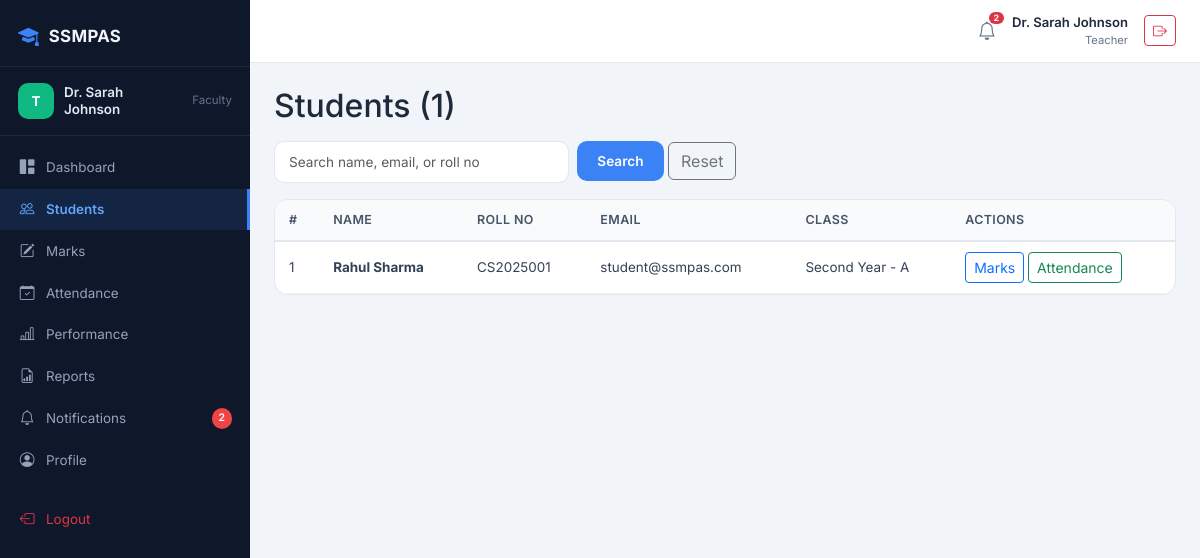
The app's page /teacher/students.php (signed in) with its own data.
### tables this page shows
CREATE TABLE `students` (
    `id` INT AUTO_INCREMENT PRIMARY KEY,
    `user_id` INT DEFAULT NULL,
    `roll_no` VARCHAR(20) DEFAULT NULL,
    `name` VARCHAR(100) NOT NULL,
    `email` VARCHAR(150) DEFAULT NULL,
    `phone` VARCHAR(20) DEFAULT NULL,
    `class_id` INT DEFAULT NULL,
    `department_id` INT DEFAULT NULL,
    `date_of_birth` DATE DEFAULT NULL,
    `gender` ENUM('Male', 'Female', 'Other') DEFAULT NULL,
    `address` TEXT DEFAULT NULL,
    `admission_date` DATE DEFAULT NULL,
    `is_active` TINYINT(1) NOT NULL DEFAULT 1,
    `created_at` TIMESTAMP DEFAULT CURRENT_TIMESTAMP,
    `updated_at` TIMESTAMP DEFAULT CURRENT_TIMESTAMP ON UPDATE CURRENT_TIMESTAMP,
    INDEX `idx_class` (`class_id`),
    INDEX `idx_dept` (`department_id`),
    INDEX `idx_roll_no` (`roll_no`),
    INDEX `idx_user` (`user_id`),
    FOREIGN KEY (`user_id`) REFERENCES `users`(`id`) ON DELETE SET NULL,
    FOREIGN KEY (`class_id`) REFERENCES `classes`(`id`) ON DELETE SET NULL,
    FOREIGN KEY (`department_id`) REFERENCES `departments`(`id`) ON DELETE SET NULL
);

CREATE TABLE `classes` (
    `id` INT AUTO_INCREMENT PRIMARY KEY,
    `name` VARCHAR(50) NOT NULL,
    `section` VARCHAR(20) DEFAULT NULL,
    `department_id` INT DEFAULT NULL,
    `academic_year` VARCHAR(20) NOT NULL,
    `is_active` TINYINT(1) NOT NULL DEFAULT 1,
    `created_at` TIMESTAMP DEFAULT CURRENT_TIMESTAMP,
    `updated_at` TIMESTAMP DEFAULT CURRENT_TIMESTAMP ON UPDATE CURRENT_TIMESTAMP,
    INDEX `idx_dept` (`department_id`),
    INDEX `idx_year` (`academic_year`),
    FOREIGN KEY (`department_id`) REFERENCES `departments`(`id`) ON DELETE SET NULL
);

### includes/helpers.php (called while the page is built, shortened)
<?php
function e($string) {
    return htmlspecialchars($string ?? '', ENT_QUOTES, 'UTF-8');
}

### teacher/students.php (the view, shortened to what this page needs)
<?php
include "../config/db.php";
include "../includes/helpers.php";
include "../includes/header.php";
include "../includes/sidebar_teacher.php";
include "../includes/topbar.php";
$search = trim($_GET['search'] ?? '');
$per_page = 10; $page = max(1,(int)($_GET['page'] ?? 1));
$where = []; $params = [];
$where_sql = $where ? ' WHERE '.implode(' AND ',$where) : '';
$count_stmt = $conn->prepare("SELECT COUNT(*) FROM students s $where_sql"); $count_stmt->execute($params); $total = (int)$count_stmt->fetchColumn();
$pag = paginate($total,$per_page,$page);
$params2 = array_merge($params, [$pag['offset'],$pag['per_page']]);
$stu = $conn->prepare("SELECT s.*, c.name AS class_name, c.section FROM students s LEFT JOIN classes c ON s.class_id=c.id $where_sql ORDER BY s.name LIMIT ?, ?");
foreach($params2 as $i=>$v){ $stu->bindValue($i+1,$v,$i>=count($params)?PDO::PARAM_INT:PDO::PARAM_STR); }
$stu->execute(); $students = $stu->fetchAll();
?>
<div class="layout"><div class="main-content"><div class="content">
<h2 class="mb-3">Students (<?= $total ?>)</h2>
<form method="GET" class="row g-2 mb-3"><div class="col-md-4"><input type="text" name="search" class="form-control" placeholder="Search name, email, or roll no" value="<?= e($search) ?>"></div><div class="col-auto"><button type="submit" class="btn btn-primary-blue">Search</button> <a href="students.php" class="btn btn-outline-secondary">Reset</a></div></form>
<div class="panel"><div class="panel-body p-0"><div class="table-responsive">
<table class="data-table"><thead><tr><th>#</th><th>Name</th><th>Roll No</th><th>Email</th><th>Class</th><th>Actions</th></tr></thead><tbody>
<?php foreach($students as $s): ?>
<tr><td><?= $s['id'] ?></td><td><strong><?= e($s['name']) ?></strong></td><td><?= e($s['roll_no']??'-') ?></td><td><?= e($s['email']??'-') ?></td><td><?= e(($s['class_name']??'-').($s['section']?' - '.$s['section']:'')) ?></td>
<td><a href="marks.php?student_id=<?= $s['id'] ?>" class="btn btn-sm btn-outline-primary">Marks</a> <a href="attendance.php?student_id=<?= $s['id'] ?>" class="btn btn-sm btn-outline-success">Attendance</a></td>
</tr>
<?php endforeach; if(!$students): ?><tr><td colspan="6" class="text-center text-muted py-4">No students found</td></tr><?php endif; ?>
</tbody></table></div></div>
</div>
</div></div></div>

### assets/css/dashboard.css (style rules this page uses)
*,*::before,*::after { box-sizing:border-box;margin:0;padding:0 }
html { scroll-behavior:smooth }
body { font-family:'Inter','Segoe UI',sans-serif;background:#f1f5f9;color:#1e293b;line-height:1.55;overflow-x:hidden }
a { text-decoration:none;color:inherit }
.layout { display:flex;min-height:100vh }
.main-content { flex:1;margin-left:250px;padding:0;display:flex;flex-direction:column;min-height:100vh }
.content { padding:24px;flex:1 }
.panel { background:#fff;border:1px solid #e2e8f0;border-radius:14px;overflow:hidden }
.panel-body { padding:20px }
.data-table { width:100%;border-collapse:collapse;font-size:.84rem }
.data-table thead th { background:#f8fafc;border-bottom:2px solid #e2e8f0;padding:10px 14px;text-align:left;font-weight:600;color:#475569;font-size:.78rem;text-transform:uppercase;letter-spacing:.03em;white-space:nowrap }
.data-table tbody td { padding:10px 14px;border-bottom:1px solid #f1f5f9;color:#334155;vertical-align:middle }
.form-control,.form-select { border:1.5px solid #e2e8f0;border-radius:10px;padding:10px 14px;font-size:.85rem;transition:.2s }
.btn-primary-blue { background:#3b82f6;color:#fff;border:none;border-radius:10px;padding:10px 20px;font-size:.85rem;font-weight:600;transition:.2s }

### records on screen
students: id "1", name "Rahul Sharma", roll_no "CS2025001", email "student@ssmpas.com", class.section "Second Year - A"

### other values on screen
$_SESSION['name'] "Dr. Sarah Johnson"
$noti_count "2"
$_SESSION['role'] "Teacher"
$total "1"
